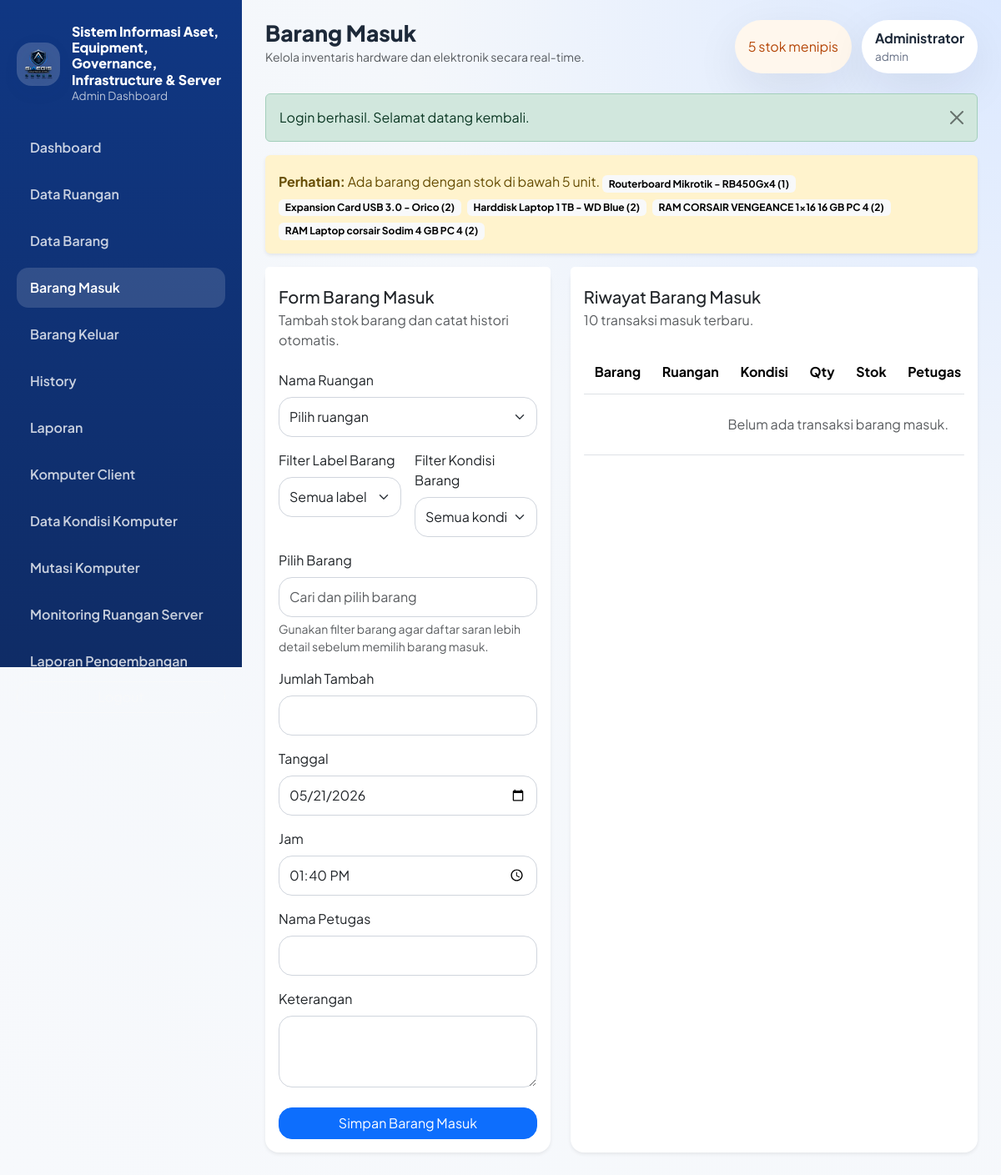
The page /modules/transaksi/masuk.php (signed in) on the database its author committed.
### tables this page shows
CREATE TABLE barang (
    id INT AUTO_INCREMENT PRIMARY KEY,
    kode_barang VARCHAR(50) NOT NULL UNIQUE,
    nama_barang VARCHAR(150) NOT NULL,
    ruangan_id INT NULL,
    tahun_inventaris YEAR NOT NULL,
    qty INT NOT NULL DEFAULT 0,
    label_barang VARCHAR(100) NOT NULL DEFAULT 'Lainnya',
    kondisi ENUM('Baik', 'Rusak', 'Perbaikan') NOT NULL DEFAULT 'Baik',
    keterangan TEXT NULL,
    created_at TIMESTAMP DEFAULT CURRENT_TIMESTAMP,
    CONSTRAINT fk_barang_ruangan FOREIGN KEY (ruangan_id) REFERENCES ruangan(id) ON UPDATE CASCADE
);

### includes/helpers.php (called while the page is built, shortened)
<?php
function url(string $path = ''): string
{
    $path = ltrim($path, '/');
    return BASE_URL . ($path !== '' ? '/' . $path : '');
}
function e(?string $value): string
{
    return htmlspecialchars((string) $value, ENT_QUOTES, 'UTF-8');
}
function get_flash(): ?array
{
    $flash = $_SESSION['flash'];
    return $flash;
}
function current_path(): string
{
    return str_replace('\\', '/', $_SERVER['PHP_SELF'] ?? '');
}
function is_active_menu(string $needle): bool
{
    return str_contains(current_path(), $needle);
}
function fetch_all(PDO $pdo, string $sql, array $params = []): array
{
    $statement = $pdo->prepare($sql);
    $statement->execute($params);
    return $statement->fetchAll();
}
function get_low_stock_items(PDO $pdo, int $limit = 5): array
{
    return fetch_all(
        $pdo,
        'SELECT b.nama_barang, b.qty
         FROM barang b
         WHERE b.qty < 5
         ORDER BY b.qty ASC, b.nama_barang ASC
         LIMIT ' . (int) $limit
    );
}

### includes/auth.php (called while the page is built, shortened)
<?php
function current_user_role(): string
{
    return $_SESSION['user']['role'] ?? 'admin';
}
function is_admin_user(): bool
{
    return current_user_role() === 'admin';
}
function current_user(): ?array
{
    return $_SESSION['user'] ?? null;
}

### modules/transaksi/masuk.php (the view, shortened to what this page needs)
<?php
require_once dirname(__DIR__, 2) . '/config/app.php';
$pageTitle = 'Barang Masuk';
$items = fetch_all(
    $pdo,
    'SELECT b.id, b.kode_barang, b.nama_barang, b.qty, b.label_barang, b.kondisi, b.keterangan AS keterangan_barang
     FROM barang b
     ORDER BY b.nama_barang ASC'
);
$itemDisplayMap = [];
foreach ($items as $itemOption) {
    $itemDisplayMap[(int) $itemOption['id']] = sprintf(
        '%s | %s | %s | stok: %s',
        (string) $itemOption['kode_barang'],
        (string) $itemOption['nama_barang'],
        (string) $itemOption['label_barang'],
        (string) $itemOption['kondisi'],
        (string) $itemOption['qty']
    );
}
$selectedBarangLookup = trim($_POST['barang_lookup'] ?? ($itemDisplayMap[(int) ($_POST['barang_id'] ?? 0)] ?? ''));
$recentEntries = fetch_all(
    $pdo,
    'SELECT h.*, b.nama_barang, b.kondisi, b.keterangan AS keterangan_barang, COALESCE(h.ruangan_nama, r.nama_ruangan) AS nama_ruangan_transaksi
     FROM histori_barang h
     INNER JOIN barang b ON b.id = h.barang_id
     LEFT JOIN ruangan r ON r.id = h.ruangan_id
     WHERE h.tipe_transaksi = "masuk"
     ORDER BY h.tanggal DESC, h.jam DESC, h.id DESC
     LIMIT 10'
);
require_once BASE_PATH . '/includes/layout_top.php';
?>
<div class="row g-4">
    <div class="col-lg-5">
        <div class="card border-0 shadow-sm">
            <div class="card-header bg-white border-0 pt-4">
                <h5 class="mb-1">Form Barang Masuk</h5>
                <p class="text-muted mb-0">Tambah stok barang dan catat histori otomatis.</p>
            </div>
            <div class="card-body">
                <form method="post" class="room-filter-form">
                    <div class="mb-3">
                        <label class="form-label">Nama Ruangan</label>
                        <select name="ruangan_id" class="form-select" data-room-filter required>
                            <option value="">Pilih ruangan</option>
                        </select>
                    </div>
                    <div class="row g-3 mb-3">
                        <div class="col-md-6">
                            <label class="form-label">Filter Label Barang</label>
                            <select class="form-select" data-item-label-filter>
                                <option value="">Semua label</option>
                            </select>
                        </div>
                        <div class="col-md-6">
                            <label class="form-label">Filter Kondisi Barang</label>
                            <select class="form-select" data-item-condition-filter>
                                <option value="">Semua kondisi</option>
                            </select>
                        </div>
                    </div>
                    <div class="mb-3">
                        <label class="form-label">Pilih Barang</label>
                        <input
                            type="text"
                            name="barang_lookup"
                            class="form-control"
                            list="barangMasukLookup"
                            placeholder="Cari dan pilih barang"
                            value="<?= e($selectedBarangLookup); ?>"
                            data-item-search
                            autocomplete="off"
                            required
                        >
                        <div class="form-text">Gunakan filter barang agar daftar saran lebih detail sebelum memilih barang masuk.</div>
                    </div>
                    <div class="mb-3">
                        <label class="form-label">Jumlah Tambah</label>
                        <input type="number" name="qty" class="form-control" min="1" required>
                    </div>
                    <div class="mb-3">
                        <label class="form-label">Tanggal</label>
                        <input type="date" name="tanggal" class="form-control" value="<?= e($_POST['tanggal'] ?? date('Y-m-d')); ?>" required>
                    </div>
                    <div class="mb-3">
                        <label class="form-label">Jam</label>
                        <input type="time" name="jam" class="form-control" value="<?= e($_POST['jam'] ?? date('H:i')); ?>" required>
                    </div>
                    <div class="mb-3">
                        <label class="form-label">Nama Petugas</label>
                        <input type="text" name="nama_pengguna" class="form-control" required>
                    </div>
                    <div class="mb-0">
                        <label class="form-label">Keterangan</label>
                        <textarea name="keterangan" class="form-control" rows="3"></textarea>
                    </div>
                    <button type="submit" class="btn btn-primary w-100 mt-4">Simpan Barang Masuk</button>
                </form>
            </div>
        </div>
    </div>
    <div class="col-lg-7">
        <div class="card border-0 shadow-sm h-100">
            <div class="card-header bg-white border-0 pt-4">
                <h5 class="mb-1">Riwayat Barang Masuk</h5>
                <p class="text-muted mb-0">10 transaksi masuk terbaru.</p>
            </div>
            <div class="card-body">
                <div class="table-responsive">
                    <table class="table align-middle">
                        <thead>
                            <tr>
                                <th>Barang</th>
                                <th>Ruangan</th>
                                <th>Kondisi</th>
                                <th>Qty</th>
                                <th>Stok</th>
                                <th>Petugas</th>
                            </tr>
                        </thead>
                        <tbody>
                            <?php if (!$recentEntries): ?>
                                <tr>
                                    <td colspan="8" class="text-center text-muted py-4">Belum ada transaksi barang masuk.</td>
                                </tr>
                            <?php endif; ?>
                        </tbody>
                    </table>
                </div>
            </div>
        </div>
    </div>
</div>
<?php require_once BASE_PATH . '/includes/layout_bottom.php'; ?>

### includes/layout_top.php (shortened to what this page needs)
<?php
$pageTitle = $pageTitle ?? APP_NAME;
$pageSubtitle = $pageSubtitle ?? 'Kelola inventaris hardware dan elektronik secara real-time.';
$lowStockItems = get_low_stock_items($pdo);
$currentUser = current_user();
$flash = get_flash();
$isAdminUser = is_admin_user();
$showLowStockAlert = !is_active_menu('/modules/pengembangan/') && !is_active_menu('/modules/monitoring_ruangan/');
?><!doctype html>
<html lang="id">
<head>
    <link href="https://cdn.jsdelivr.net/npm/bootstrap@5.3.3/dist/css/bootstrap.min.css" rel="stylesheet">
    <link href="https://cdn.datatables.net/1.13.8/css/dataTables.bootstrap5.min.css" rel="stylesheet">
    <link href="https://cdn.datatables.net/responsive/2.5.0/css/responsive.bootstrap5.min.css" rel="stylesheet">
    <link href="<?= e(url('assets/css/style.css')); ?>" rel="stylesheet">
</head>
<body>
    <div class="app-shell">
        <aside class="sidebar d-none d-xl-flex flex-column">
            <div class="sidebar-brand">
                <div class="brand-mark">
                    <img src="<?= e(url(APP_LOGO_PATH)); ?>" alt="Logo SiAEGIS" class="brand-logo">
                </div>
                <div>
                    <h1><?= e(APP_NAME); ?></h1>
                    <p>Admin Dashboard</p>
                </div>
            </div>
            <nav class="nav flex-column sidebar-nav">
                <?php if ($isAdminUser): ?>
                    <a class="nav-link <?= is_active_menu('/modules/dashboard/') ? 'active' : ''; ?>" href="<?= e(url('modules/dashboard/index.php')); ?>">Dashboard</a>
                    <a class="nav-link <?= is_active_menu('/modules/ruangan/') ? 'active' : ''; ?>" href="<?= e(url('modules/ruangan/index.php')); ?>">Data Ruangan</a>
                    <a class="nav-link <?= is_active_menu('/modules/barang/') ? 'active' : ''; ?>" href="<?= e(url('modules/barang/index.php')); ?>">Data Barang</a>
                    <a class="nav-link <?= is_active_menu('/modules/transaksi/masuk.php') ? 'active' : ''; ?>" href="<?= e(url('modules/transaksi/masuk.php')); ?>">Barang Masuk</a>
                    <a class="nav-link <?= is_active_menu('/modules/transaksi/keluar.php') ? 'active' : ''; ?>" href="<?= e(url('modules/transaksi/keluar.php')); ?>">Barang Keluar</a>
                    <a class="nav-link <?= is_active_menu('/modules/transaksi/history.php') ? 'active' : ''; ?>" href="<?= e(url('modules/transaksi/history.php')); ?>">History</a>
                    <a class="nav-link <?= is_active_menu('/modules/laporan/') ? 'active' : ''; ?>" href="<?= e(url('modules/laporan/index.php')); ?>">Laporan</a>
                    <a class="nav-link <?= is_active_menu('/modules/komputer/') ? 'active' : ''; ?>" href="<?= e(url('modules/komputer/index.php')); ?>">Komputer Client</a>
                    <a class="nav-link <?= is_active_menu('/modules/kondisi_komputer/') ? 'active' : ''; ?>" href="<?= e(url('modules/kondisi_komputer/index.php')); ?>">Data Kondisi Komputer</a>
                    <a class="nav-link <?= is_active_menu('/modules/mutasi_komputer/') ? 'active' : ''; ?>" href="<?= e(url('modules/mutasi_komputer/index.php')); ?>">Mutasi Komputer</a>
                    <a class="nav-link <?= is_active_menu('/modules/monitoring_ruangan/') ? 'active' : ''; ?>" href="<?= e(url('modules/monitoring_ruangan/dashboard.php')); ?>">Monitoring Ruangan Server</a>
                <?php endif; ?>
                <a class="nav-link <?= is_active_menu('/modules/pengembangan/') ? 'active' : ''; ?>" href="<?= e(url('modules/pengembangan/index.php')); ?>">Laporan Pengembangan</a>
            </nav>
            <a href="<?= e(url('logout.php')); ?>" class="btn btn-outline-light mt-auto">Logout</a>
        </aside>
        <div class="content-wrapper">
            <header class="topbar">
                <div class="d-flex align-items-center gap-3">
                    <div>
                        <h2 class="mb-0"><?= e($pageTitle); ?></h2>
                        <small class="text-muted"><?= e($pageSubtitle); ?></small>
                    </div>
                </div>
                <div class="topbar-meta">
                    <?php if ($showLowStockAlert): ?>
                        <div class="alert-pill <?= $lowStockItems ? 'alert-low' : 'alert-safe'; ?>">
                            <?= $lowStockItems ? count($lowStockItems) . ' stok menipis' : 'Stok aman'; ?>
                        </div>
                    <?php endif; ?>
                    <div class="user-pill">
                        <strong><?= e($currentUser['nama'] ?? 'Admin'); ?></strong>
                        <span><?= e($currentUser['username'] ?? '-'); ?></span>
                    </div>
                </div>
            </header>
            <main class="page-content">
                <?php if ($flash): ?>
                    <div class="alert alert-<?= e($flash['type']); ?> alert-dismissible fade show">
                        <?= e($flash['message']); ?>
                        <button type="button" class="btn-close" data-bs-dismiss="alert"></button>
                    </div>
                <?php endif; ?>
                <?php if ($showLowStockAlert && $lowStockItems): ?>
                    <div class="alert alert-warning border-0 shadow-sm">
                        <strong>Perhatian:</strong> Ada barang dengan stok di bawah 5 unit.
                        <?php foreach ($lowStockItems as $item): ?>
                            <span class="badge text-bg-light me-1 mt-2"><?= e($item['nama_barang']); ?> (<?= e($item['qty']); ?>)</span>
                        <?php endforeach; ?>
                    </div>
                <?php endif; ?>

### assets/css/style.css (style rules this page uses)
:root { --bg-main: #f4f7fb; --bg-sidebar: linear-gradient(180deg, #103783 0%, #0f2c66 100%); --primary: #1b63ff; --primary-soft: #eaf1ff; --text-main: #1d2939; --text-soft: #667085; --border-soft: #e4e7ec; --card-shadow: 0 18px 55px rgba(16, 24, 40, 0.08); }
* { box-sizing: border-box; }
body { font-family: 'Plus Jakarta Sans', sans-serif; background: radial-gradient(circle at top right, #dbe8ff 0%, #f4f7fb 38%, #f7f9fc 100%); color: var(--text-main); overflow-x: hidden; }
.form-control, .form-select, .btn, .card, .modal-content { border-radius: 1rem; }
.form-control, .form-select { border-color: #d0d5dd; min-height: 48px; }
.app-shell { min-height: 100vh; display: flex; }
.sidebar { width: 290px; padding: 28px 20px; background: var(--bg-sidebar); color: #fff; position: sticky; top: 0; height: 100vh; }
.sidebar-brand { display: flex; gap: 14px; align-items: center; margin-bottom: 28px; }
.brand-mark { width: 52px; height: 52px; border-radius: 18px; display: flex; align-items: center; justify-content: center; background: rgba(255, 255, 255, 0.18); padding: 6px; flex-shrink: 0; }
.brand-logo { width: 100%; height: 100%; object-fit: contain; filter: drop-shadow(0 6px 14px rgba(12, 34, 84, 0.18)); }
.sidebar-brand h1 { font-size: 1rem; margin: 0; font-weight: 800; }
.sidebar-brand p { margin: 0; color: rgba(255, 255, 255, 0.7); font-size: 0.85rem; }
.sidebar-nav { gap: 8px; }
.sidebar-nav .nav-link { color: rgba(255, 255, 255, 0.78); padding: 12px 16px; border-radius: 14px; font-weight: 600; }
.sidebar-nav .nav-link:hover, .sidebar-nav .nav-link.active { color: #fff; background: rgba(255, 255, 255, 0.14); }
.content-wrapper { flex: 1; min-width: 0; }
.topbar { padding: 24px 28px 0; display: flex; justify-content: space-between; align-items: flex-start; gap: 16px; flex-wrap: wrap; }
.topbar h2 { font-size: 1.65rem; font-weight: 800; }
.topbar-meta { display: flex; gap: 12px; flex-wrap: wrap; }
.alert-pill, .user-pill { border-radius: 999px; padding: 10px 16px; background: #fff; box-shadow: var(--card-shadow); display: flex; align-items: center; gap: 8px; }
.alert-low { color: #b54708; background: #fff7ed; }
.user-pill { flex-direction: column; align-items: flex-start; gap: 0; }
.user-pill span { color: var(--text-soft); font-size: 0.85rem; }
.page-content { padding: 24px 28px 28px; }
.card { border: 1px solid rgba(16, 24, 40, 0.04); box-shadow: var(--card-shadow); }
.card-header { background: transparent; }
.table > :not(caption) > * > * { padding: 0.9rem 0.8rem; vertical-align: middle; }
.table td, .table th { white-space: normal; }
.table-responsive { border-radius: 18px; }

### rows shown on the page
barang: nama_barang "Routerboard Mikrotik - RB450Gx4", qty "1"
barang: nama_barang "Expansion Card USB 3.0 - Orico", qty "2"
barang: nama_barang "Harddisk Laptop 1 TB - WD Blue", qty "2"
barang: nama_barang "RAM CORSAIR VENGEANCE 1x16 16 GB PC 4", qty "2"
barang: nama_barang "RAM Laptop corsair Sodim 4 GB PC 4", qty "2"

### other values the page prints
APP_NAME "Sistem Informasi Aset, Equipment, Governance, Infrastructure & Server"
$pageTitle "Barang Masuk"
$pageSubtitle "Kelola inventaris hardware dan elektronik secara real-time."
count($lowStockItems) "5"
$currentUser['nama'] "Administrator"
$currentUser['username'] "admin"
$flash['message'] "Login berhasil. Selamat datang kembali."
